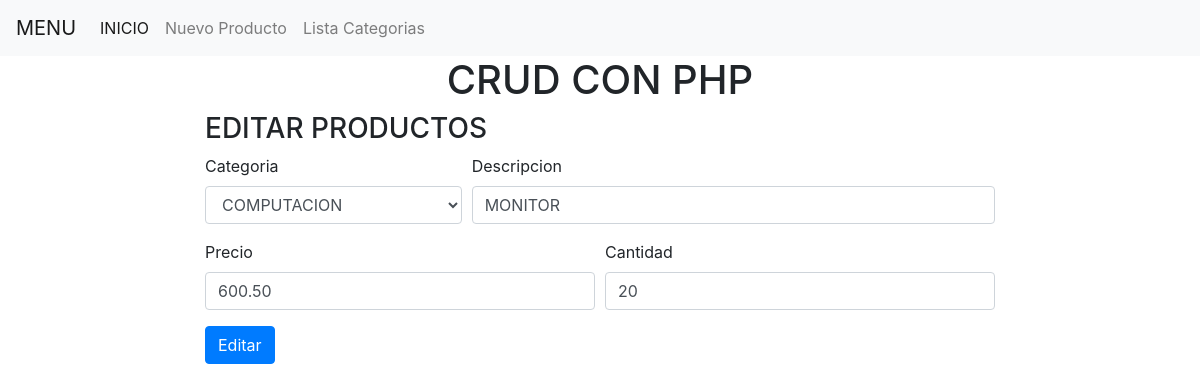
The page /editar.php?id=2 on the database its author committed.
### tables this page shows
CREATE TABLE IF NOT EXISTS `productos` (
  `id` int(11) NOT NULL AUTO_INCREMENT,
  `codigo_categoria` int(11) NOT NULL,
  `descripcion` varchar(50) NOT NULL,
  `precio` decimal(10,2) NOT NULL,
  `cantidad` int(11) NOT NULL,
  `estado` varchar(5) NOT NULL,
  PRIMARY KEY (`id`)
);

CREATE TABLE IF NOT EXISTS `categoria` (
  `codigo` int(11) NOT NULL AUTO_INCREMENT,
  `nombre_categoria` varchar(50) NOT NULL,
  `estado` varchar(5) NOT NULL,
  PRIMARY KEY (`codigo`)
);

### editar.php (the view, shortened to what this page needs)
<?php
include 'cabecera.php';
include 'conexion.php';
$sel = $con->query("SELECT * FROM  categoria");
$id = $_GET['id'];
$prod = $con->query("SELECT * FROM productos WHERE id = '$id'");
$p = $prod->fetch_assoc();
?>
<div class="row">
	<div class="col-lg-2">
	</div>
	<div class="col-lg-8">
		<h3>EDITAR PRODUCTOS</h3>
		<form action="" method="post">
		  <div class="form-row">
		    <div class="form-group col-md-4">
		      <label for="inputCity">Categoria</label>
		      <select name = "slCategoria" class="form-control">
		      <?php while ($f = $sel->fetch_assoc()){?>
		   	      <option value="<?php echo $f['codigo']?>" <?php if($f['codigo'] == $p['codigo_categoria']){echo "selected";}?>><?php echo $f['nombre_categoria']?></option>
			  <?php }?>
		      </select>
		    </div>
		    <div class="form-group col-md-8">
		      <label for="inputState">Descripcion</label>
		      <input type="text" class="form-control" name = "txtDescripcion" value="<?php echo $p['descripcion'] ?>">
		    </div>
		  </div>
		  <div class="form-row">
		    <div class="form-group col-md-6">
		      <label for="inputCity">Precio</label>
		      <input type="text" class="form-control" name = "txtPrecio" value="<?php echo $p['precio'] ?>">
		    </div>
		    <div class="form-group col-md-6">
		      <label for="inputState">Cantidad</label>
		      <input type="number" class="form-control" name = "txtCantidad" value="<?php echo $p['cantidad'] ?>">
		    </div>
		  </div>
		  <button type="submit" class="btn btn-primary">Editar</button>
		</form>
	</div>
	<div class="col-lg-2">
	</div>
</div>
<?php  include 'pie.php'?>

### rows shown on the page
productos: slCategoria "COMPUTACION", txtDescripcion "MONITOR", txtPrecio "600.50", txtCantidad "20"
